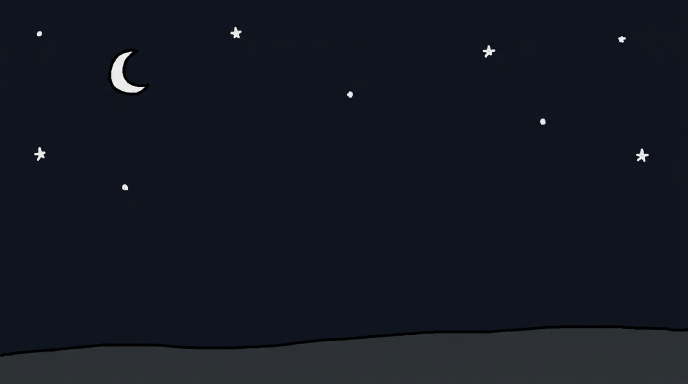
#> input picture projects/dinzo-scene/assets/bg_dark.png, 1376 x 768 px (shown at 1/2 size)
$ python -i build_scene.py   (imports and definitions only)
#> lines starting #> are read from the running program, lines starting #| are printed output that depends on the picture
#!/usr/bin/env python3
"""Scene recreation build — 'The Stranger' (reference 15227 opening scene).

Style rules from MASTER_STYLE.md:
- backgrounds NEVER move (zero camera)
- ~70% frozen, ~30% in-place puppet motion only
- hard cuts, voice-synced shot lengths, median ~3s
- muted palette, title cards (black bg + white text)
- 60 fps, loudnorm -16, minimal/no SFX

Usage: .venv/bin/python build_scene.py [-o dinzo-scene.mp4]
"""
import math
import re
import subprocess
import sys
import wave
from pathlib import Path

import numpy as np
from PIL import Image, ImageDraw, ImageFilter, ImageFont

HERE = Path(__file__).resolve().parent
try:
    import imageio_ffmpeg
    FFMPEG = Path(imageio_ffmpeg.get_ffmpeg_exe())
except Exception:
    FFMPEG = Path("ffmpeg")
W, H, FPS = 1376, 768, 60
GAP = 0.25
CX, CY = W / 2, H / 2
GROUND = 640


# [10 lines left out: function font, not called in this run]


def key_character(src, out, pad=10):
#> called with src = 'assets/bg_dark.png', out = 'out.png', pad = 10
    im = Image.open(src).convert("RGBA")
    a = np.asarray(im).astype(np.float32)
    dist = np.sqrt(((255.0 - a[:, :, :3]) ** 2).sum(axis=2)) / np.sqrt(3 * 255.0 ** 2)
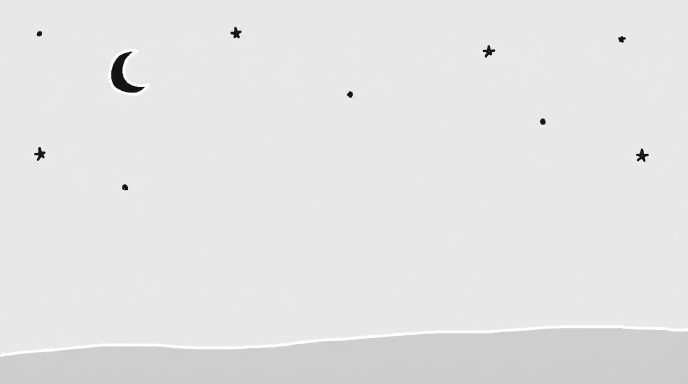
#> dist: shape (768, 1376) float32 (shown at 1/2 size); min 0, max 1, mean 0.899
    alpha = np.clip((dist - 0.05) / 0.10, 0.0, 1.0)
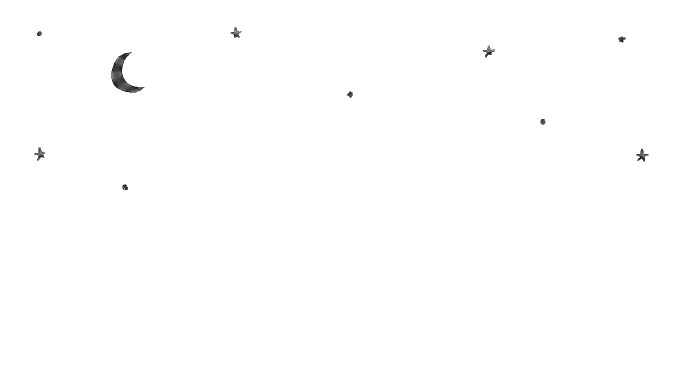
#> alpha: shape (768, 1376) float32 (shown at 1/2 size); min 0, max 1, mean 0.998
    im.putalpha(Image.fromarray((alpha * 255).astype(np.uint8), "L"))
    im.putalpha(im.getchannel("A").filter(ImageFilter.MinFilter(3)))
    im.putalpha(im.getchannel("A").filter(ImageFilter.GaussianBlur(0.7)))
    bbox = im.getchannel("A").getbbox()
#> bbox = (0, 0, 1376, 768)
    x0, y0, x1, y1 = bbox
#> x0 = 0; y0 = 0; x1 = 1376; y1 = 768
    im.crop((max(0, x0 - pad), max(0, y0 - pad),
             min(im.width, x1 + pad), min(im.height, y1 + pad))).save(out)
    return out


def rot(img, deg):
    return img.rotate(deg, resample=Image.BICUBIC, expand=True)


ASSETS = {}


# [10 lines left out: function load, not called in this run]


def img(name, h):
    im = ASSETS[name]
    return im.resize((round(im.width * h / im.height), h), Image.LANCZOS)


# per-shot narration text (for title cards)
CARDS = {1: "THE STRANGER", 10: "THE VILLAGE NEVER SPOKE OF HIM AGAIN"}


# [215 lines left out: functions draw, run, dur, verify, pad_audio, render and 1 more, not called in this run]


# [2 lines not run here, left out]

>>> result = key_character('assets/bg_dark.png', 'out.png')
